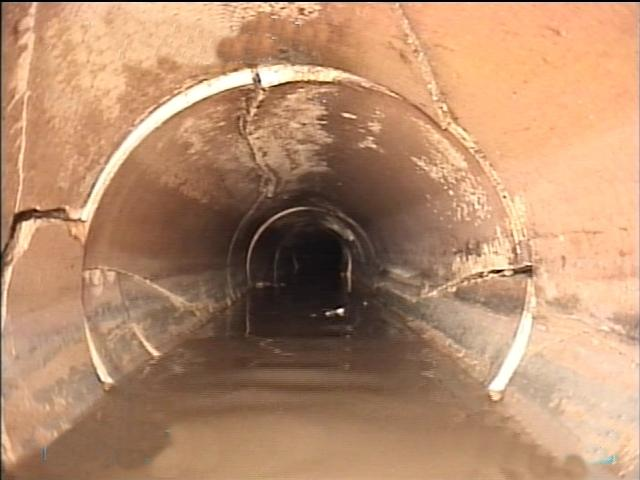
#> input picture images/pipe_1.png, 640 x 480 px; its folder holds 5 pictures in this run
$ python feature_detection.py
#> lines starting #> are read from the running program, lines starting #| are printed output that depends on the picture; after the words box and inside, x2 and y2 are one past the last pixel; in counts of white or black regions, pixels touching at a corner belong together
#> further down, image is the input picture: shape (480, 640, 3); mean B, G, R 109.3, 140.6, 182.5
import cv2
import numpy as np

def get_bounding_boxes(image, debug=False):
#> called with debug = True
    gray = cv2.cvtColor(image, cv2.COLOR_BGR2GRAY)
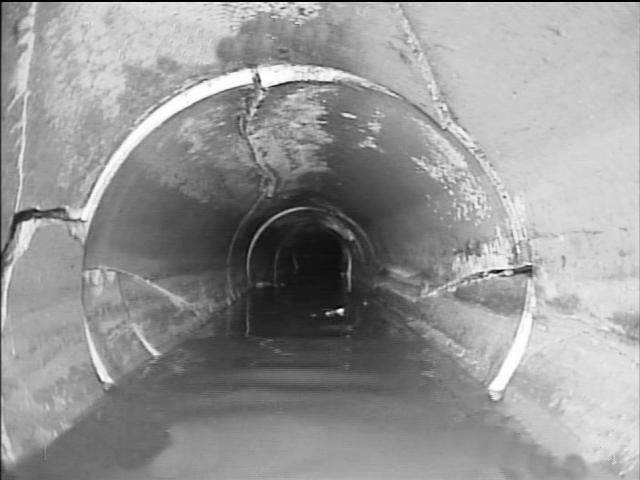
#> gray: shape (480, 640); min 0, max 255, mean 149.6

    orb = cv2.ORB_create(nfeatures=6000)

    keypoints, _ = orb.detectAndCompute(gray, None)
#> keypoints = 3608 keypoints; strongest (x, y, size): (341, 310, 37.2), (340, 310, 44.6), (341, 309, 31), (338, 311, 31)
    vicinity_threshold = 5
    min_neighbors = 8

    filtered_keypoints = []
    for i, kp in enumerate(keypoints):
        (x1, y1) = kp.pt
        neighbor_count = 0
        for j, other_kp in enumerate(keypoints):
            if i == j:
                continue
            (x2, y2) = other_kp.pt
            distance = np.sqrt((x1 - x2) ** 2 + (y1 - y2) ** 2)
            if distance < vicinity_threshold:
                neighbor_count += 1
        if neighbor_count >= min_neighbors:
            filtered_keypoints.append(kp)
#> this loop made 3608 passes
#> after the loop, filtered_keypoints = 1670 keypoints; strongest (x, y, size): (341, 310, 37.2), (340, 310, 44.6), (341, 309, 31), (338, 311, 31)

    mask = np.zeros_like(gray, dtype=np.uint8)

    circle_radius = 0
    for kp in filtered_keypoints:
        x, y = int(kp.pt[0]), int(kp.pt[1])
        cv2.circle(mask, (x, y), circle_radius, 255, -1)
#> this loop made 1670 passes
#> (kp, x, y) on passes 1 to 3: (keypoint at (256, 64), size 31, 256, 64), (keypoint at (288, 64), size 31, 288, 64), (keypoint at (258, 66), size 31, 258, 66)
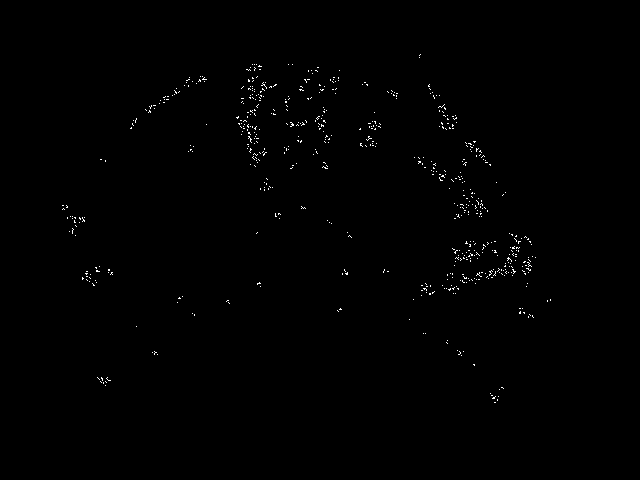
#> mask: shape (480, 640); 0.46% white in thin lines or dots, all inside (x1, y1, x2, y2) = (62, 54, 551, 403)

    dilation_kernel = cv2.getStructuringElement(cv2.MORPH_ELLIPSE, (10, 10))
    mask_dilated = cv2.dilate(mask, dilation_kernel, iterations=1)
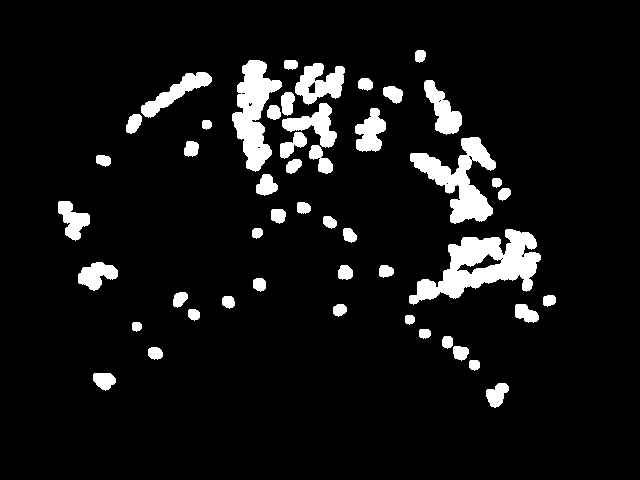
#> mask_dilated: shape (480, 640); 7.8% white; 49 white regions, largest, box (x1, y1, x2, y2) and area: (409, 229, 541, 305) 4543, (410, 137, 496, 224) 3041, (232, 60, 282, 172) 2867

    closing_kernel = cv2.getStructuringElement(cv2.MORPH_ELLIPSE, (5, 5))
#> closing_kernel = [[0, 0, 1, 0, 0], [1, 1, 1, 1, 1], [1, 1, 1, 1, 1], [1, 1, 1, 1, 1], [0, 0, 1, 0, 0]]
    mask_closed = cv2.morphologyEx(mask_dilated, cv2.MORPH_CLOSE, closing_kernel)
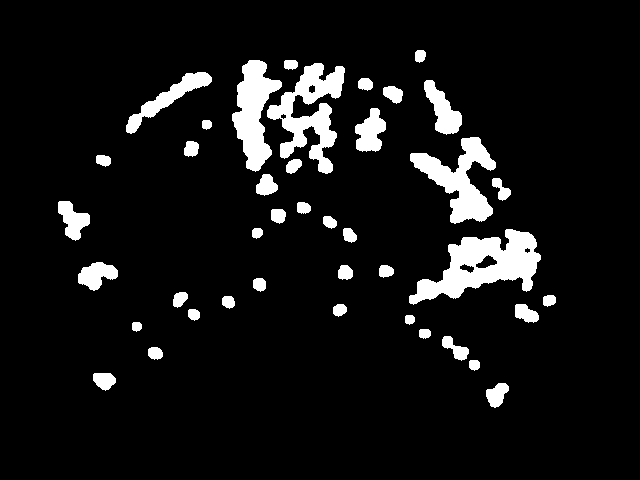
#> mask_closed: shape (480, 640); 8% white; 41 white regions

    contours, _ = cv2.findContours(mask_closed, cv2.RETR_EXTERNAL, cv2.CHAIN_APPROX_SIMPLE)
#> contours = 41 contours; largest, box (x1, y1, x2, y2) and area: (409, 229, 541, 305) 4714, (267, 63, 345, 174) 3390, (410, 137, 496, 224) 2929, (232, 60, 282, 172) 2781, (126, 72, 212, 134) 1212

    boxes = []
    areas = []
    kp_counts = []

    for cnt in contours:
        x, y, w, h = cv2.boundingRect(cnt)
        boxes.append((x, y, w, h))
        areas.append(w * h)

        count = 0
        for kp in keypoints:
            # The test returns >= 0 if the point is inside or on the contour.
            if cv2.pointPolygonTest(cnt, kp.pt, False) >= 0:
                count += 1
        kp_counts.append(count)
#> this loop made 41 passes
#> (x, y, w, h) on passes 1 to 12: (486, 383, 23, 25), (93, 373, 23, 18), (469, 360, 11, 11), (148, 347, 15, 13), (442, 336, 27, 25), (419, 329, 12, 10), (132, 322, 10, 10), (405, 315, 10, 10), (188, 309, 12, 12), (515, 304, 24, 19), (333, 304, 14, 13), (222, 296, 13, 13)
#> after the loop, areas = 41 values, max 10032 at index 18, min 100 at index 6, mean 1235.9; boxes = 41 items, first 6: (486, 383, 23, 25), (93, 373, 23, 18), (469, 360, 11, 11), (148, 347, 15, 13), (442, 336, 27, 25), (419, 329, 12, 10); kp_counts = 41 values, max 536 at index 18, min 8 at index 7, mean 60.76

    if len(areas) == 0 or len(kp_counts) == 0:
        print("No blobs to filter.")
        exit()

    max_area = max(areas)
#> max_area = 10032
    max_kp = max(kp_counts)
#> max_kp = 536

    alpha = 0.2  # Weight for area
    beta = 0.8   # Weight for keypoint count

    combined_scores = []
    for area, count in zip(areas, kp_counts):
        normalized_area = area / max_area
        normalized_kp = count / max_kp if max_kp != 0 else 0
        score = alpha * normalized_area + beta * normalized_kp
        combined_scores.append(score)
#> this loop made 41 passes
#> (area, count) on passes 24 to 35: (168, 10), (1280, 71), (437, 18), (484, 30), (240, 17), (180, 13), (240, 17), (7482, 339), (100, 9), (1364, 84), (360, 23), (2090, 104)

    combined_threshold = 0.1
    filtered_boxes = [box for box, score in zip(boxes, combined_scores) if score >= combined_threshold]


    # --- Step 7: Draw the Bounding Boxes ---
    filtered_annotated_image = image.copy()
    for (x, y, w, h) in filtered_boxes:
        cv2.rectangle(filtered_annotated_image, (x, y), (x+w, y+h), (0, 255, 0), 2)
#> this loop made 9 passes
#> (x, y, w, h) on passes 1 to 9: (78, 262, 40, 29), (409, 229, 132, 76), (58, 201, 32, 40), (410, 137, 86, 87), (355, 108, 31, 44), (424, 80, 38, 55), (126, 72, 86, 62), (267, 63, 78, 111), (232, 60, 50, 112)
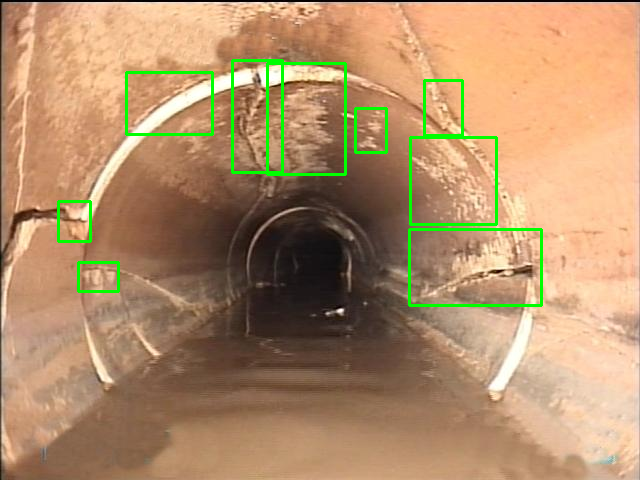
#> filtered_annotated_image: shape (480, 640, 3); 2.29% of pixels changed, all inside (x1, y1, x2, y2) = (57, 59, 543, 307)
    for idx, (x, y, w, h) in enumerate(filtered_boxes):
        # Put a number at the top-left corner of the bounding box.
        cv2.putText(
            filtered_annotated_image,
            str(idx),
            (x, y - 10),
            cv2.FONT_HERSHEY_SIMPLEX,
            0.7,
            (0, 0, 255),
            2,
            cv2.LINE_AA
        )
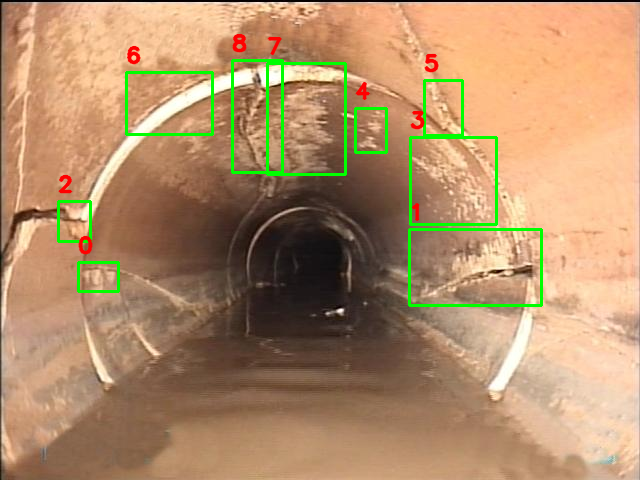
#> filtered_annotated_image: shape (480, 640, 3); 0.55% of pixels changed, all inside (x1, y1, x2, y2) = (58, 33, 440, 255)

    if debug:
        image_all = cv2.drawKeypoints(image, keypoints, None, color=(0, 255, 0), flags=0)
        image_filtered = cv2.drawKeypoints(image, filtered_keypoints, None, color=(0, 0, 255), flags=0)
        annotated_image = image.copy()
        for cnt in contours:
            x, y, w, h = cv2.boundingRect(cnt)
            cv2.rectangle(annotated_image, (x, y), (x + w, y + h), (0, 255, 0), 2)
            cv2.drawContours(annotated_image, [cnt], -1, (255, 0, 0), 1)
#> this loop made 41 passes
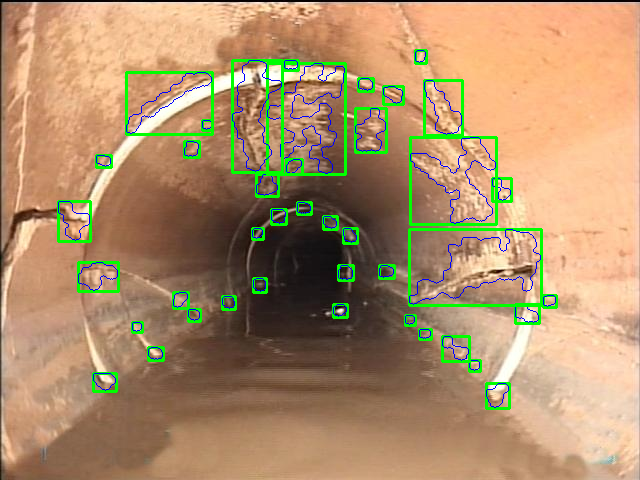
#> annotated_image: shape (480, 640, 3); 4.84% of pixels changed, all inside (x1, y1, x2, y2) = (57, 49, 558, 410)

        # [20 lines of commented-out code are left out]

        cv2.imshow("All Keypoints (Green)", image_all)
        cv2.imshow("Filtered Keypoints (Red)", image_filtered)
        cv2.imshow("Grouped Keypoint Mask", mask_closed)
        cv2.imshow("Annotated Image with Bounding Boxes", annotated_image)
        cv2.imshow("Annotated Image with Filtered Bounding Boxes", filtered_annotated_image)
        cv2.imwrite("all_keypoints.png", image_all)
        cv2.imwrite("filtered_keypoints.png", image_filtered)
        cv2.imwrite("grouped_keypoint_mask.png", mask_closed)
        cv2.imwrite("annotated_image.png", annotated_image)
        cv2.imwrite("filtered_annotated_image.png", filtered_annotated_image)
        cv2.waitKey(0)
        cv2.destroyAllWindows()
    return filtered_boxes, filtered_annotated_image

def label_boxes(image, boxes, labels):
    annotated_image = image.copy()
    for (box, label) in zip(boxes, labels):
        label = labels.get(label)
        x, y, w, h = box
        # Determine text position: just below the bounding box.
        # Adjust the vertical offset (here, 20 pixels below the bottom edge)
        text_position = (x, y + h + 20)
        cv2.putText(
            annotated_image,
            label,
            text_position,
            cv2.FONT_HERSHEY_SIMPLEX,
            0.6,              # Font scale
            (255, 164, 41),      # Color (blue in BGR)
            2,                # Thickness
            cv2.LINE_AA
        )
    return annotated_image

if __name__ == "__main__":
    number = 1
    file_type = "png"
    image_path = f"./images/pipe_{number}.{file_type}"
    image = cv2.imread(image_path)
    if image is None:
        print(f"Error: Unable to load image '{image_path}'")
        exit()
    boxes, annotated = get_bounding_boxes(image, True)
    cv2.imwrite(f"./images/pipe_{number}_annotated.{file_type}", annotated)
